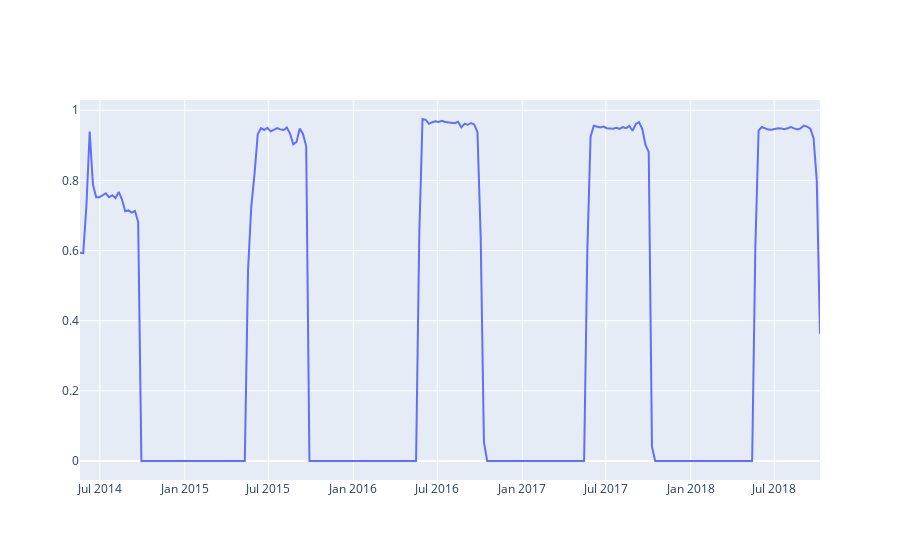

This figure's notebook cell:
### Code cell
fig = go.Figure()
fig.add_trace(go.Scatter(x=moraine.index, y=moraine['PercentBooked'],
                mode='lines',
                name='lines'))

### Figure 1 — Plotly figure (JSON) as saved in the notebook; plotly's stock layout.template omitted (floating-point values rounded to 4 significant figures; data arrays with more than 128 entries replaced by an {"elided": "..."} marker saying what was removed)
{"data": [{"mode": "lines", "name": "lines", "type": "scatter", "x": {"elided": "230 str values"}, "y": {"elided": "230 float values"}}], "layout": {}}
